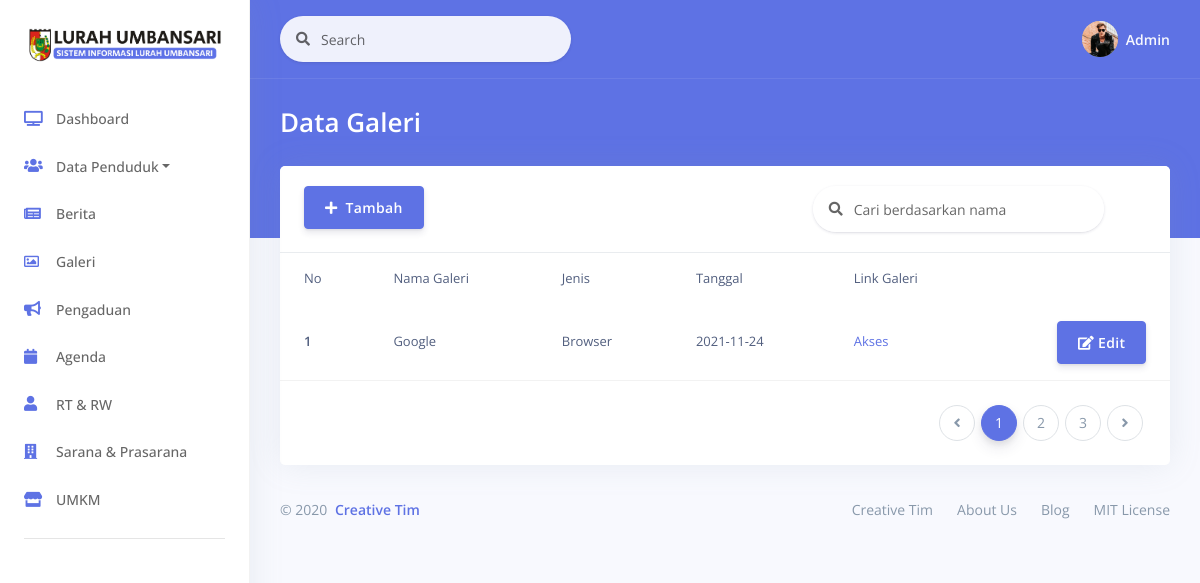
The page /index.php/galeri on the database as committed earlier.
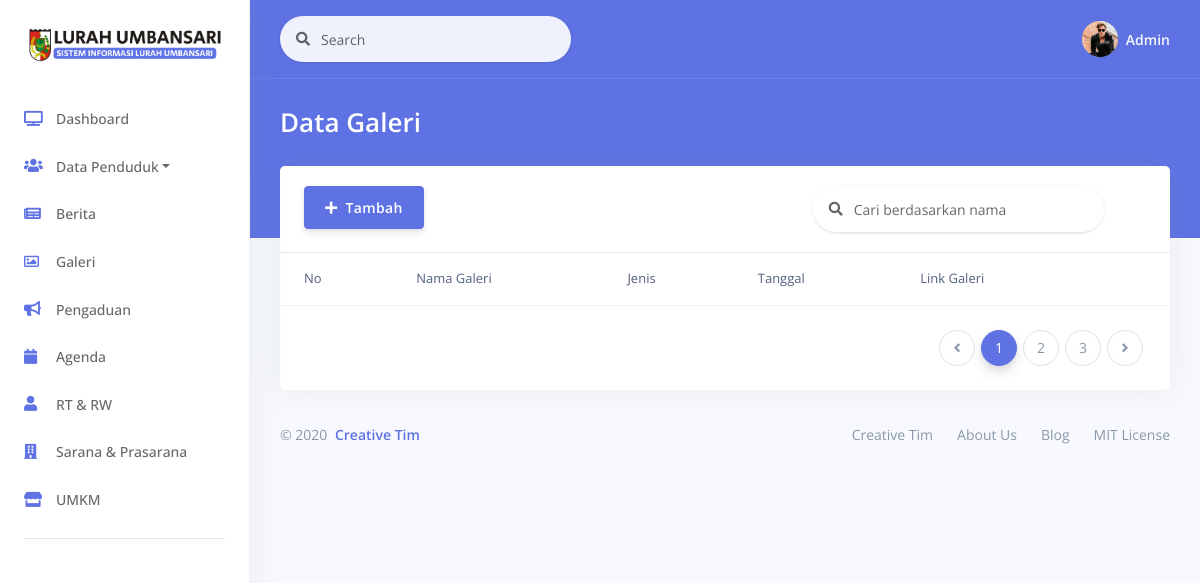
The same page on the database as committed later.
### tables this page shows
CREATE TABLE `galeri` (
  `gal_id` int(10) NOT NULL,
  `gal_title` varchar(100) NOT NULL,
  `gal_url` text NOT NULL,
  `gal_date` timestamp NOT NULL DEFAULT current_timestamp() ON UPDATE current_timestamp(),
  `gal_jns` varchar(255) NOT NULL
);

### application/controllers/Galeri.php (called while the page is built, shortened)
<?php
class Galeri extends CI_Controller
{
    public function __construct()
    {
        $this->load->model('Galeri_model');
        $this->load->model('User_model');
    }
    function index()
    {
        $data['judul'] = "Halaman galeri";
        $data['galeri'] = $this->Galeri_model->get();
        $this->load->view("layout/header", $data);
        $this->load->view("data_galeri/vw_galeri", $data);
        $this->load->view("layout/footer", $data);
    }
}

### index.php (called while the page is built, shortened)
<?php
require_once BASEPATH.'core/CodeIgniter.php';

### application/models/Galeri_model.php (called while the page is built, shortened)
<?php
class Galeri_model extends CI_Model
{
    public $table = 'galeri';
    public function get()
    {
        $this->db->from($this->table);
        $query = $this->db->get();
        return $query->result_array();
    }
}

### application/views/data_galeri/vw_galeri.php (the view, shortened to what the changed rows need)
<div class="main-content" id="panel">
    <div class="container-fluid mt--6">
        <div class="row">
            <div class="col">
                <div class="card">
                    <div class="table-responsive">
                        <table class="table align-items-center table-flush">
                            <thead class="thead-light">
                                <tr>
                                    <td scope="col" class="sort" data-sort="no">No</td>
                                    <td scope="col" class="sort" data-sort="nama">Nama Galeri</td>
                                    <td scope="col" class="sort" data-sort="jns">Jenis</td>
                                    <td scope="col" class="sort" data-sort="date">Tanggal</td>
                                    <td scope="col" class="sort" data-sort="link">Link Galeri</td>
                                    <td scope="col"></td>
                                </tr>
                            </thead>
                            <tbody class="list">
                                <?php
                                $i = 1;
                                foreach ($galeri as $g) {
                                ?>
                                    <tr>
                                        <th scope="row">
                                            <div class="media-body">
                                                <span><?= $i ?></span>
                                            </div>
                                        </th>
                                        <td>
                                            <?= $g['gal_title'] ?>
                                        </td>
                                        <td>
                                            <?= $g['gal_jns'] ?>
                                        </td>
                                        <td>
                                            <?= $g['gal_date'] ?>
                                        </td>
                                        <td>
                                            <a href="<?= $g['gal_url'] ?>">Akses</a>
                                        </td>
                                        <td class="text-right">
                                            <a href="<?= site_url('Galeri/edit/') . $g['gal_id']; ?>" class="btn btn-primary"><i class="fas fa-edit"></i> Edit</a>
                                        </td>
                                    </tr>
                                <?php
                                    $i++;
                                }
                                ?>
                            </tbody>
                        </table>
                    </div>
                </div>
            </div>
        </div>

Rows that differ between the two databases and show on the page:
removed galeri: gal_title "Google", gal_jns "Browser", gal_date "2021-11-24"
